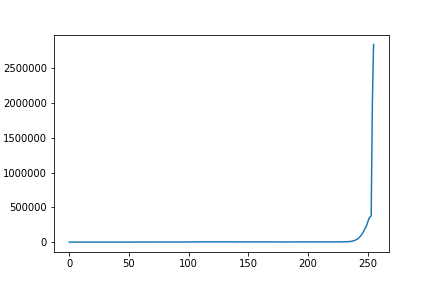
#> input picture Image_Program/Day5/Hist_smooth/Smooth_Hist_(3).png, 432 x 288 px
$ python Histogram_smoothing.py
#> lines starting #> are read from the running program, lines starting #| are printed output that depends on the picture; after the words box and inside, x2 and y2 are one past the last pixel; in counts of white or black regions, pixels touching at a corner belong together
# -*- coding: utf-8 -*-
"""
Created on Fri Sep  6 08:29:00 2019

@author: BILU
"""

import numpy as np
from matplotlib import pyplot as plt
import cv2
"""
arr = np.array([0,1,1,1,1,2,2,2,3,3,3,3,4,4,4,5,5,6,6,6,7,7,8])

hist , bins = np.histogram(arr,bins=np.arange(10))
plt.title('Numpy Histogram')
fig = plt.plot(hist)
plt.savefig('NumHistogram.png')
#plt.show()
sum = 0
for i in range(0,len(hist)):
    sum = sum + i*hist[i]

print('Threshold: ',sum/len(arr))
"""
name = input("ENTER IMAGE NAME: ")
#> the answer given: Smooth_Hist_(3).png
img1 = cv2.imread(name)
#> img1 is the input picture: shape (288, 432, 3); mean B, G, R 251.1, 250.7, 250.2
img = cv2.cvtColor(img1,cv2.COLOR_RGB2GRAY)
img_height , img_width  = img.shape
#> img_height = 288; img_width = 432

#for i in range(0,int(img_height)):
#	for j in range(0,int(img_width)):
#			img[i][j] = img[i][j][0]*0.21+ img[i][j][1]*0.72 + img[i][j][2]*0.07

hist = np.zeros(256,dtype=int)

""" Histogram Manually Create """
# [6 lines of commented-out code are left out]

""" Histogram Create Using Opencv (calcHist Function)"""
print(hist)
hist = cv2.calcHist([img],[0],None,[256],[0,256])
#> hist = 256 values, max 120537 at index 255, min 0 at index 1, mean 486
#hist = cv2.calcHist([img1[ : , : ,0:1]],[0],None,[256],[0,256])       #for input gray scale image histogram
fig = plt.plot(hist)
#> fig = 1 item
#for i in range(hist.size):
#    print(hist[i])

""" Histogram Create Using Numpy (histogram Function)"""
#hist,bins = np.histogram(img.ravel(),bins=np.arange(0,256))
#print(hist)
#fig=plt.plot(hist)

""" Histogram Create Using matplotlib (hist Function)"""
#fig = plt.hist(img.ravel(),256,[0,256])

plt.xlabel('Colors')
plt.ylabel('No. of Pixels')
plt.savefig('Non_Smooth_Hist.png')
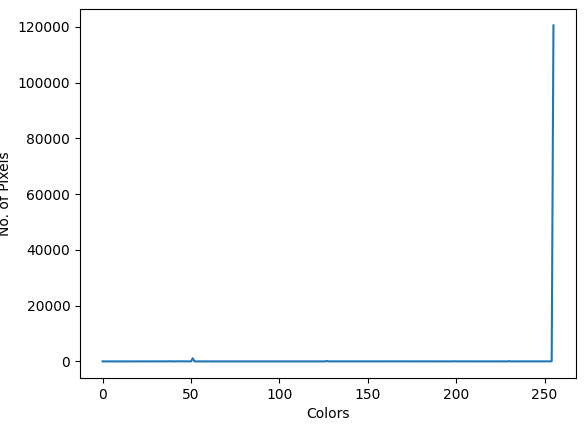
#> figure drawn by matplotlib, 1 panel; curve peaks at x = 255, y = 120537
plt.close()
""" USING savefig FUNCTION WE SAVE THE PLOTED HISTOGRAM IN A .png IMAGE"""

hist_pic = np.zeros((1000,300),dtype=int)

#div = (hist.max()/200)+1

print(hist_pic.shape)
for i in range(0,256):
   #j = ((hist[i]/(img_height*img_width))*100)
   j = hist[i]/20
   print(j)
   k=hist_pic.shape[0] - 1
   while j > 0:
       hist_pic[k,i] = 255
       k = k - 1
       j = j - 1
       if k<0:
           break
#> this loop made 256 passes
#| [0.2]
#| [0.]
#| [0.]
#| [0.]
#| [0.2]
#| [0.]
#| [0.]
#| [0.]
#> (further printed lines are left out)
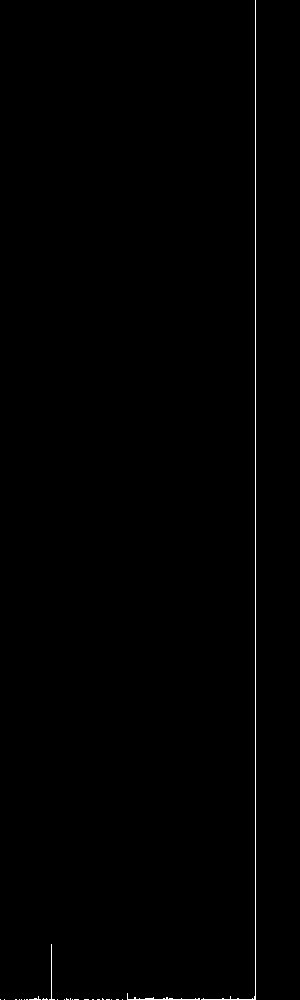
#> hist_pic: shape (1000, 300) int64; 0.44% white in thin lines or dots, all inside (x1, y1, x2, y2) = (0, 0, 256, 1000)

cv2.imwrite("Hist_image.png",hist_pic)

hist1 = np.zeros(256,dtype=int)

for i in range(0,len(hist)-1):
    if i == 0:
        hist1[i]=(hist[i]+hist[i+1])/2
    else:
        hist1[i]=(hist[i-1]+hist[i]+hist[i+1])/3
#> after the loop, hist1 = 256 values, max 40203 at index 254, min 0 at index 2, mean 171.7

hist1[255] = (hist[254]+hist[255])/2

hist_pic = np.zeros((1000,300),dtype=int)

#div = (hist.max()/200)+1

print(hist_pic.shape)
for i in range(0,256):
   #j = ((hist[i]/(img_height*img_width))*100)
   j = hist1[i]/20
   print(j)
   k=hist_pic.shape[0] - 1
   while j > 0:
       hist_pic[k,i] = 255
       k = k - 1
       j = j - 1
       if k<0:
           break
#> this loop made 256 passes
#| 0.1
#| 0.05
#| 0.0
#| 0.05
#| 0.05
#| 0.05
#| 0.0
#| 0.0
#> (further printed lines are left out)
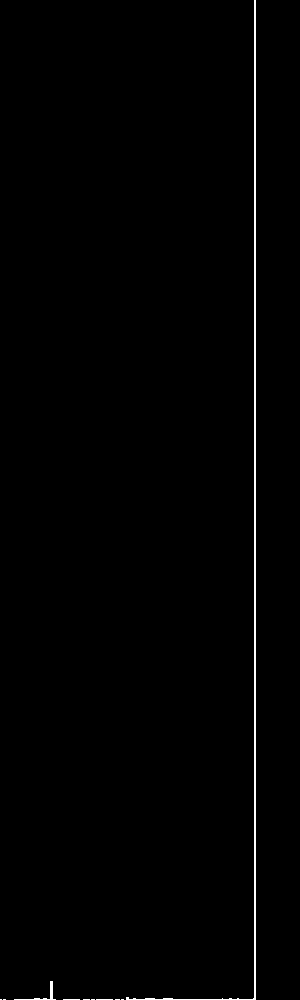
#> hist_pic: shape (1000, 300) int64; 0.78% white in thin lines or dots, all inside (x1, y1, x2, y2) = (0, 0, 256, 1000)

cv2.imwrite("Hist_image_Smooth_3.png",hist_pic)

fig = plt.plot(hist1)
plt.savefig('Smooth_Hist_(3).png')
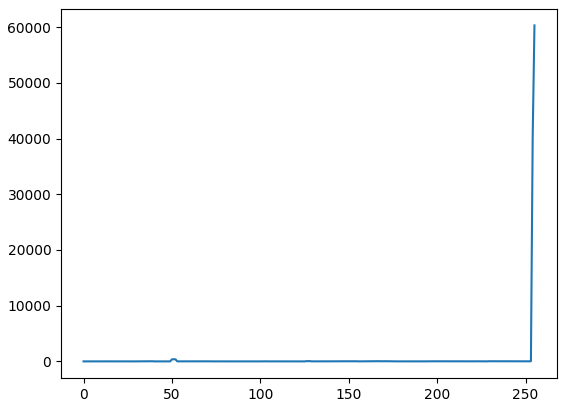
#> figure drawn by matplotlib, 1 panel; curve peaks at x = 255, y = 60301
plt.close()

hist2 = np.zeros(len(hist),dtype=int)
#> hist2 = 256 values from 0 to 0


for i in range(0,len(hist)-2):
    if i == 0:
        hist2[i]=(hist[i]+hist[i+1]+hist[i+2])/3
    elif i == 1:
        hist2[i]=(hist[i]+hist[i+1]+hist[i+2])/3
    else:
        hist2[i]=(hist[i-2]+hist[i-1]+hist[i]+hist[i+1]+hist[i+2])/5
#> after the loop, hist2 = 256 values, max 24130 at index 253, min 0 at index 1, mean 108.8

hist2[254] = (hist[253]+hist[254]+hist[255])/3

hist2[255] = (hist[253]+hist[254]+hist[255])/3

fig = plt.plot(hist1)
plt.savefig('Smooth_Hist_(5).png')

hist_pic = np.zeros((1000,300),dtype=int)

#div = (hist.max()/200)+1

print(hist_pic.shape)
for i in range(0,256):
   #j = ((hist[i]/(img_height*img_width))*100)
   j = hist2[i]/20
   print(j)
   k=hist_pic.shape[0] - 1
   while j > 0:
       hist_pic[k,i] = 255
       k = k - 1
       j = j - 1
       if k<0:
           break
#> this loop made 256 passes
#| 0.05
#| 0.0
#| 0.05
#| 0.0
#| 0.0
#| 0.0
#| 0.0
#| 0.0
#> (further printed lines are left out)
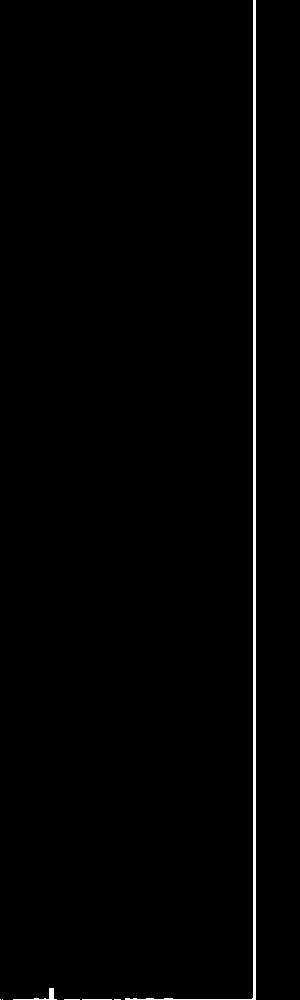
#> hist_pic: shape (1000, 300) int64; 1.1% white; 7 white regions (4 under 20 px), largest, box (x1, y1, x2, y2) and area: (125, 0, 256, 1000) 3155, (13, 988, 57, 1000) 106, (82, 999, 112, 1000) 30

cv2.imwrite("Hist_image_Smooth_5.png",hist_pic)

"""
hist_pic = np.zeros((250,300),dtype=int)

div = (hist.max()/200)+1


print(hist_pic.shape)
for i in range(0,256):
   #j = ((hist[i]/(img_height*img_width))*100)
   j = hist[i]/div
   print(j)
   k=hist_pic.shape[0] - 50
   while j > 0:
       hist_pic[k,i] = 255
       k = k - 1
       j = j - 1

cv2.imwrite("Hist_image.png",hist_pic)
"""
